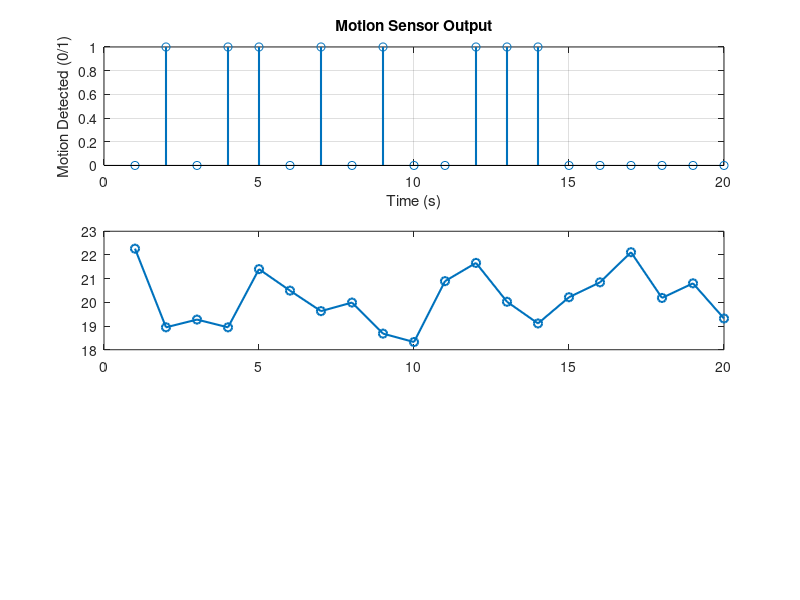

Recreate this plot in MATLAB. (Note: this script raises an error after producing the figure.)
% Clear workspace
clear; clc;

% Parameters
time_duration = 20; % Simulation time in seconds
motion_trigger = randi([0, 1], 1, time_duration); % Random motion detection (1 = motion detected)
temperature_data = 20 + randn(1, time_duration); % Random temperature data around 20°C
temperature_threshold = 30; % Temperature alert threshold in °C

% Initialize system states
camera_state = zeros(1, time_duration); % 0 = off, 1 = on
alarm_state = zeros(1, time_duration); % 0 = off, 1 = on

% Simulation logic
for t = 1:time_duration
    if motion_trigger(t) == 1
        camera_state(t) = 1; % Activate camera
        disp(['Motion detected at time ', num2str(t), ' seconds. Camera ON.']);
    end
    
    if temperature_data(t) > temperature_threshold
        alarm_state(t) = 1; % Trigger alarm
        disp(['High temperature detected at time ', num2str(t), ...
              ' seconds. Alarm Activated. Temp: ', num2str(temperature_data(t)), '°C']);
    end
end

% Visualization
figure;
subplot(3,1,1);
stem(motion_trigger, 'LineWidth', 1.5);
title('Motion Sensor Output');
xlabel('Time (s)'); ylabel('Motion Detected (0/1)'); grid on;

subplot(3,1,2);
plot(temperature_data, '-o', 'LineWidth', 1.5);
hold on;
yline(temperature_threshold, 'r--', 'Threshold');
title('Temperature Sensor Data');
xlabel('Time (s)'); ylabel('Temperature (°C)'); grid on;

subplot(3,1,3);
plot(camera_state, 'g', 'LineWidth', 1.5);
hold on;
plot(alarm_state, 'r', 'LineWidth', 1.5);
legend('Camera State', 'Alarm State');
title('System States');
xlabel('Time (s)'); ylabel('State (0/1)'); grid on;

disp('Simulation Complete.');
